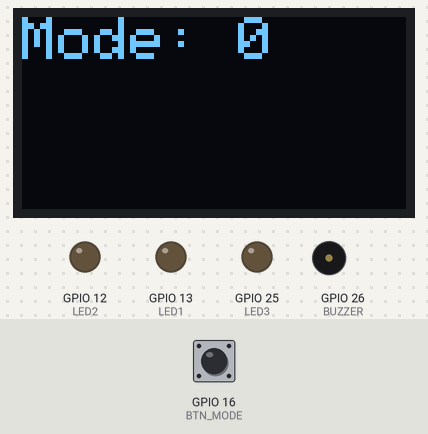
Simulated run of this program. Board: ESP32. On the bench: 128×64 one-colour display, output pins drawn as LEDs (lit = HIGH), buzzer (waves = sounding, pin HIGH). Dashed ring = blinking. The test bench sets the inputs (shaded band); at power-on: GPIO 16 (BTN_MODE) HIGH.

Above: at 1.2 s.
1.3 s: GPIO 16 (BTN_MODE) pulled LOW for 0.15 s
At 1.9 s:
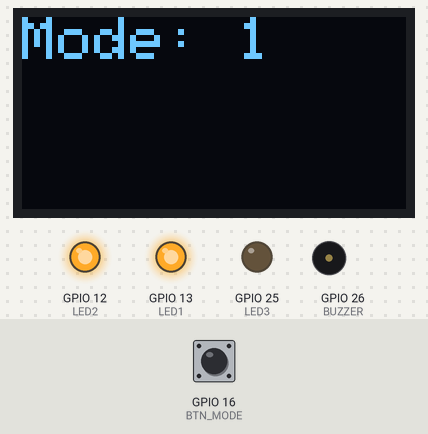
2.0 s: GPIO 16 (BTN_MODE) pulled LOW for 1 s
At 3.5 s:
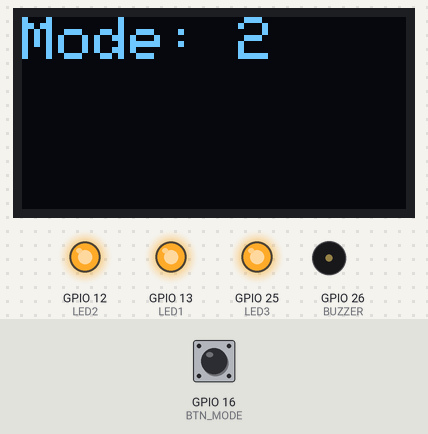
4.6 s: GPIO 16 (BTN_MODE) pulled LOW for 0.15 s
At 5.21 s:
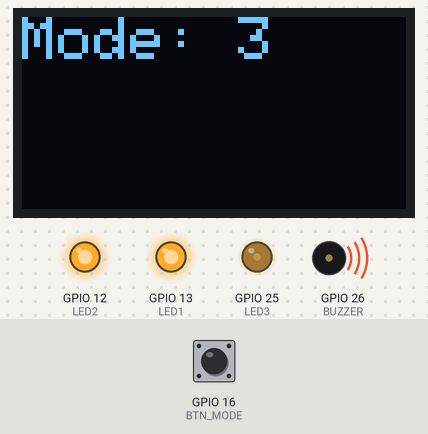
5.3 s: GPIO 16 (BTN_MODE) pulled LOW for 3.2 s
At 9.4 s:
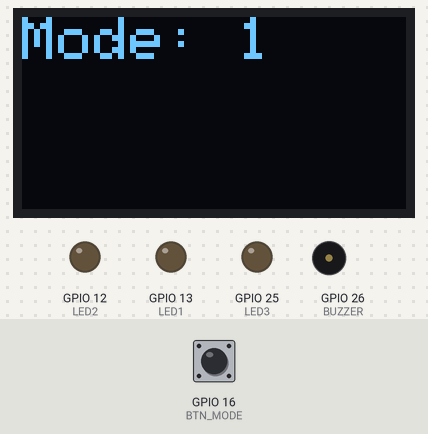
10.0 s: GPIO 16 (BTN_MODE) pulled LOW for 3.2 s
At 13.18 s:
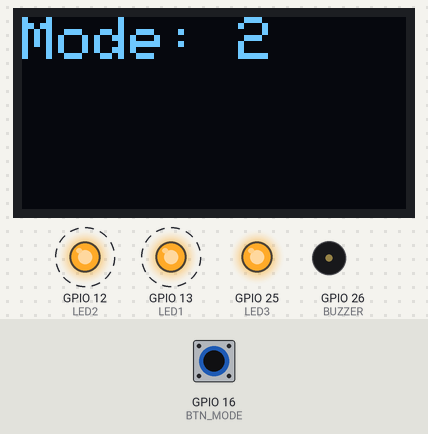
Timing chart, 0 to 17.8 s (numbered marks = the images above; inputs shaded):
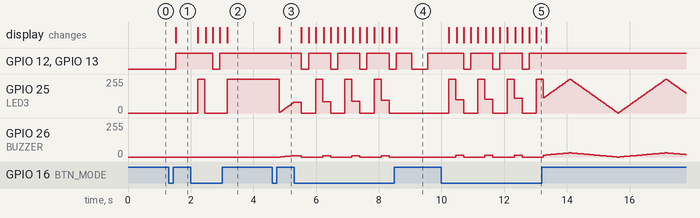

The program:

main.cpp
```cpp
// Naima Naveed
// 23-NTU-CS-1032
//TASK-B


#include <Arduino.h>
#include <Wire.h>
#include <Adafruit_GFX.h>
#include <Adafruit_SSD1306.h>

// ==== Pin Definitions (FINAL) ====
#define BTN_MODE 16      // Push Button on GPIO 16
#define LED1 13          // LED1 (Red)
#define LED2 12          // LED2 (Blue)
#define LED3 25          // PWM LED for Fade Mode
#define BUZZER 26        // Optional: Buzzer for fade mode

// ==== OLED Setup ====
Adafruit_SSD1306 oled(128, 64, &Wire, -1);

// ==== Global Variables ====
int mode = 0;
unsigned long previousMillis = 0;
int brightness = 0;
int fadeAmount = 5;

void setup() {
  pinMode(LED1, OUTPUT);
  pinMode(LED2, OUTPUT);
  pinMode(LED3, OUTPUT);
  pinMode(BUZZER, OUTPUT);
  pinMode(BTN_MODE, INPUT_PULLUP);

  // Initialize OLED
  oled.begin(SSD1306_SWITCHCAPVCC, 0x3C);
  oled.clearDisplay();
  oled.setTextSize(2);
  oled.setTextColor(SSD1306_WHITE);
  oled.setCursor(0, 0);
  oled.println("Mode: 0");
  oled.display();
}

void loop() {
  // Button press check
  if (digitalRead(BTN_MODE) == LOW) {
    delay(200); // debounce
    mode = (mode + 1) % 4;

    oled.clearDisplay();
    oled.setCursor(0, 0);
    oled.print("Mode: ");
    oled.println(mode);
    oled.display();
  }

  switch (mode) {
    case 0: // Both OFF
      digitalWrite(LED1, LOW);
      digitalWrite(LED2, LOW);
      digitalWrite(LED3, LOW);
      digitalWrite(BUZZER, LOW);
      break;

    case 1: // Alternate Blink
      if (millis() - previousMillis >= 500) {
        previousMillis = millis();
        digitalWrite(LED1, !digitalRead(LED1));
        digitalWrite(LED2, !digitalRead(LED2));
      }
      break;

    case 2: // Both ON
      digitalWrite(LED1, HIGH);
      digitalWrite(LED2, HIGH);
      digitalWrite(LED3, HIGH);
      digitalWrite(BUZZER, LOW); // Optional: keep off
      break;

    case 3: // PWM Fade
      analogWrite(LED3, brightness);
      analogWrite(BUZZER, brightness / 8); // Very soft tone, optional

      brightness += fadeAmount;
      if (brightness <= 0 || brightness >= 255) {
        fadeAmount = -fadeAmount;
      }
      delay(30);
      break;
  }
}
```

Measured:
- after the input at 1.3 s, GPIO 12 (LED2), GPIO 13 (LED1): LOW → HIGH after 0.23 s; the display: changes after 0.23 s (image 1)
- after the input at 2.0 s, GPIO 25 (LED3): 0/255 → 255/255 after 0.23 s, → 0/255 0.23 s later, → 255/255 0.71 s later; the display: changes after 0.23 s (image 2)
- after the input at 4.6 s, GPIO 26 (BUZZER): moves from 0/255 to 10/255 over 0.42 s, starting after 0.26 s; the display: changes after 0.23 s (image 3)
- after the input at 5.3 s, GPIO 12 (LED2), GPIO 13 (LED1): goes 3 × (LOW 0.23 s, HIGH 0.71 s), LOW 0.23 s, HIGH 0.50 s, LOW 0.50 s, then HIGH, starting after 0.23 s; the display: first changes after 0.23 s (image 4 shows a later state)
